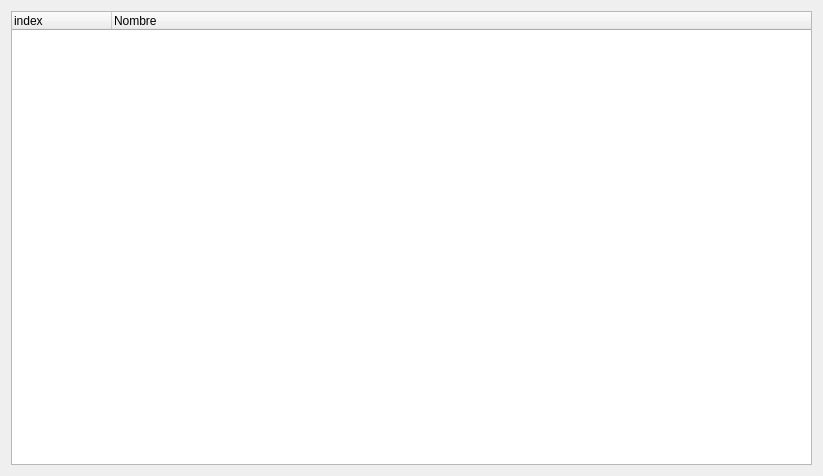
<?xml version="1.0" encoding="UTF-8"?>
<ui version="4.0">
 <class>Form</class>
 <widget class="QWidget" name="Form">
  <property name="geometry">
   <rect>
    <x>0</x>
    <y>0</y>
    <width>823</width>
    <height>476</height>
   </rect>
  </property>
  <property name="windowTitle">
   <string>Form</string>
  </property>
  <layout class="QVBoxLayout" name="verticalLayout">
   <item>
    <widget class="QTreeWidget" name="treeMain">
     <property name="alternatingRowColors">
      <bool>true</bool>
     </property>
     <property name="selectionMode">
      <enum>QAbstractItemView::SingleSelection</enum>
     </property>
     <property name="columnCount">
      <number>2</number>
     </property>
     <column>
      <property name="text">
       <string>index</string>
      </property>
     </column>
     <column>
      <property name="text">
       <string>Nombre</string>
      </property>
     </column>
    </widget>
   </item>
  </layout>
 </widget>
 <resources/>
 <connections/>
</ui>
